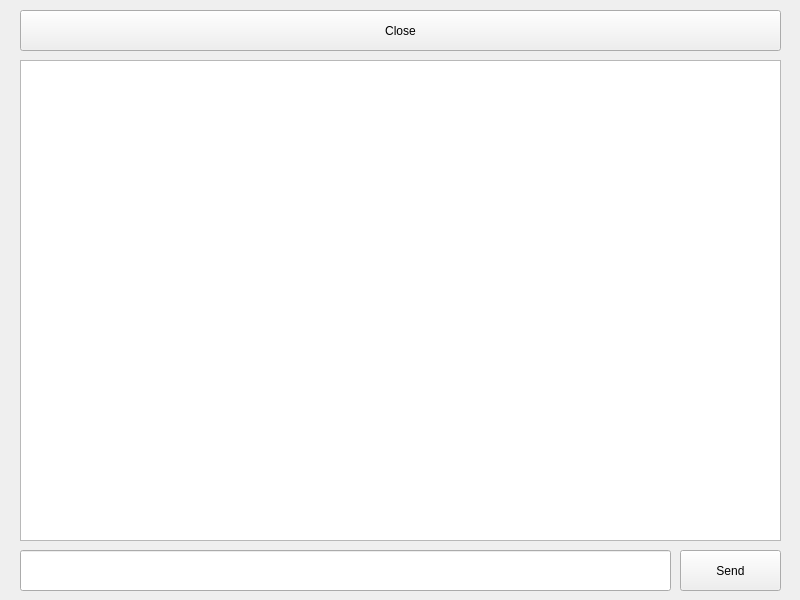
<?xml version="1.0" encoding="UTF-8"?>
<ui version="4.0">
 <class>notepad</class>
 <widget class="QMainWindow" name="notepad">
  <property name="geometry">
   <rect>
    <x>0</x>
    <y>0</y>
    <width>800</width>
    <height>600</height>
   </rect>
  </property>
  <property name="windowTitle">
   <string>MainWindow</string>
  </property>
  <widget class="QWidget" name="centralwidget">
   <widget class="QPushButton" name="button_close">
    <property name="geometry">
     <rect>
      <x>20</x>
      <y>10</y>
      <width>761</width>
      <height>41</height>
     </rect>
    </property>
    <property name="text">
     <string>Close</string>
    </property>
   </widget>
   <widget class="QTextBrowser" name="message_history">
    <property name="geometry">
     <rect>
      <x>20</x>
      <y>60</y>
      <width>761</width>
      <height>481</height>
     </rect>
    </property>
   </widget>
   <widget class="QLineEdit" name="message_box">
    <property name="geometry">
     <rect>
      <x>20</x>
      <y>550</y>
      <width>651</width>
      <height>41</height>
     </rect>
    </property>
   </widget>
   <widget class="QPushButton" name="button_send">
    <property name="geometry">
     <rect>
      <x>680</x>
      <y>550</y>
      <width>101</width>
      <height>41</height>
     </rect>
    </property>
    <property name="text">
     <string>Send</string>
    </property>
   </widget>
  </widget>
 </widget>
 <resources/>
 <connections/>
</ui>
